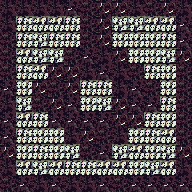

Tiled map render using the project's own tile images. Description and the whole map definition, tile-layer contents included, below:
An orthogonal 12x12 tile map with 16x16 px tiles, 1 tile layer (tile) and 32 objects.

<map version="1.0" tiledversion="1.1.2" orientation="orthogonal" renderorder="right-down" width="12" height="12" tilewidth="16" tileheight="16" infinite="0" nextobjectid="71">
 <tileset firstgid="1" source="tileset.tsx" />
 <layer name="tile" width="12" height="12">
  <data encoding="csv">
40,40,40,40,39,41,38,38,40,41,38,40,
40,35,36,36,35,41,38,37,37,36,36,39,
41,35,37,35,35,41,38,34,34,34,35,39,
41,36,37,37,41,39,40,38,34,34,37,38,
41,35,36,38,38,40,39,40,41,35,34,41,
39,34,38,41,38,35,35,40,39,41,34,41,
40,37,41,38,39,34,37,38,39,39,35,41,
39,36,35,39,39,39,39,38,38,35,34,41,
39,35,34,34,40,38,41,40,34,35,36,41,
38,34,35,34,37,41,39,37,36,34,37,38,
40,36,37,36,35,35,36,36,34,37,36,40,
41,39,40,39,40,40,39,41,39,39,39,39
</data>
 </layer>
 <objectgroup name="creature">
  <object id="70" gid="253" x="96" y="80" width="16" height="16">
   <properties>
    <property name="probability" value="100" />
   </properties>
  </object>
 </objectgroup>
 <objectgroup name="furniture">
  <object id="39" gid="10" x="80" y="32" width="16" height="16" />
  <object id="40" gid="10" x="96" y="32" width="16" height="16" />
  <object id="41" gid="52" x="144" y="96" width="16" height="16" />
  <object id="42" gid="52" x="144" y="112" width="16" height="16" />
  <object id="43" gid="52" x="32" y="112" width="16" height="16" />
  <object id="44" gid="52" x="80" y="160" width="16" height="16" />
  <object id="45" gid="52" x="96" y="160" width="16" height="16" />
  <object id="46" gid="86" x="32" y="96" width="16" height="16" />
  <object id="47" gid="70" x="80" y="80" width="16" height="16" />
  <object id="48" gid="72" x="112" y="112" width="16" height="16" />
  <object id="49" gid="71" x="112" y="96" width="16" height="16" />
  <object id="50" gid="71" x="96" y="128" width="16" height="16" />
  <object id="51" gid="71" x="80" y="128" width="16" height="16" />
  <object id="52" gid="85" x="112" y="64" width="16" height="16" />
  <object id="53" gid="85" x="128" y="80" width="16" height="16" />
  <object id="54" gid="85" x="128" y="128" width="16" height="16" />
  <object id="55" gid="71" x="48" y="128" width="16" height="16" />
  <object id="56" gid="71" x="48" y="80" width="16" height="16" />
  <object id="57" gid="88" x="48" y="80" width="16" height="16" />
  <object id="58" gid="88" x="64" y="64" width="16" height="16" />
  <object id="59" gid="88" x="64" y="96" width="16" height="16" />
  <object id="60" gid="89" x="112" y="80" width="16" height="16" />
  <object id="61" gid="89" x="112" y="144" width="16" height="16" />
  <object id="62" gid="89" x="64" y="144" width="16" height="16" />
  <object id="63" gid="89" x="64" y="128" width="16" height="16" />
  <object id="64" gid="73" x="96" y="64" width="16" height="16" />
  <object id="65" gid="73" x="48" y="96" width="16" height="16" />
  <object id="66" gid="85" x="112" y="144" width="16" height="16" />
  <object id="67" gid="85" x="96" y="144" width="16" height="16" />
  <object id="68" gid="30" x="48" y="112" width="16" height="16" />
  <object id="69" gid="30" x="128" y="96" width="16" height="16" />
 </objectgroup>
 <objectgroup name="description" />
</map>
